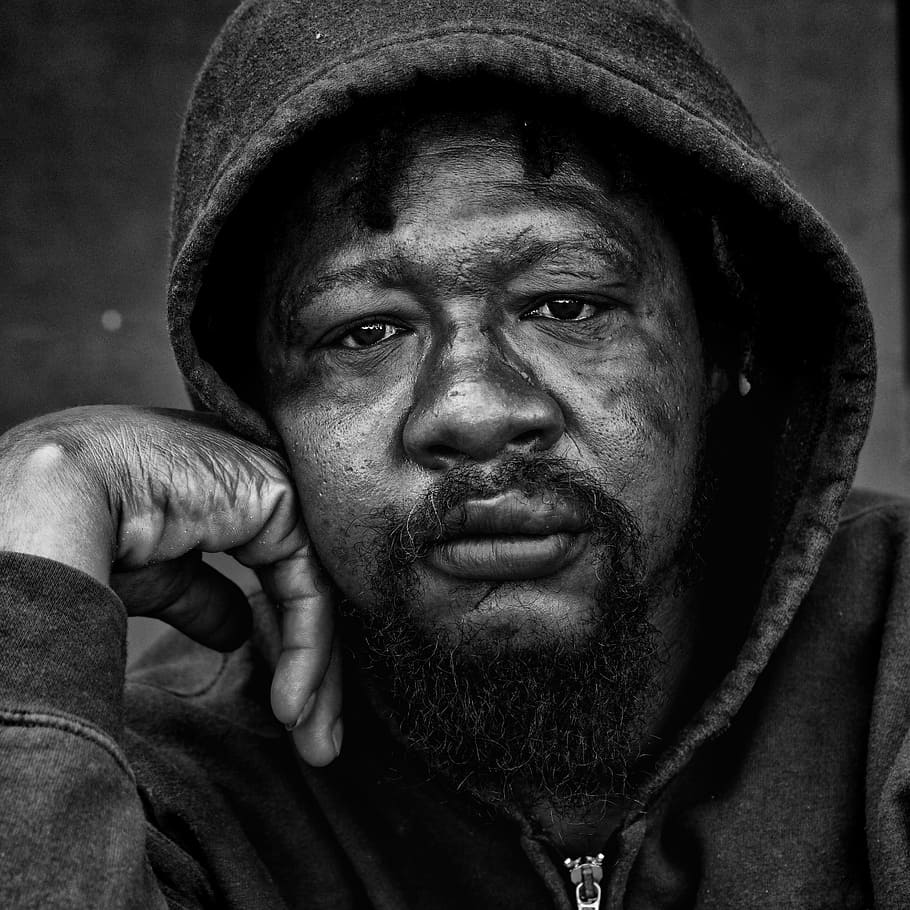
#> input picture pria/vision/data/buenaresolucion.png, 910 x 910 px
$ jupyter execute Operaciones_basicas_con_imagenes.ipynb
#> lines starting #> are read from the running program, lines starting #| are printed output that depends on the picture
<table align="left">
  <td>
    <a href="https://colab.research.google.com/drive/1c2NOMFBvEJnrwEHkJKttmXGE2NE7a1RP" target="_parent"></a>
  </td>
</table>

---

# **Licencia**

**Autor**: Juan Francisco Puentes Calvo

**Licencia**: GPL v3 (https://www.gnu.org/licenses/gpl-3.0.html)

# **Reconocimientos**

* Ninguno, por ahora.

---

## Lectura de imagen y mostrar una parte con un zoom

[cell 1]
# prompt: Genera el python el código para leer una imagen desde una url, mostrarla por completo con un tamaño limitado y mostrar un "zoom" de una región específica en donde se puedan ver los pixels.

import matplotlib.pyplot as plt
import matplotlib.image as mpimg
import numpy as np
from PIL import Image
'''
import requests
from io import BytesIO

# URL de la imagen (Autor: Leroy_Skalstad (pixabay). )
url = "https://raw.githubusercontent.com/FranPuentes/iTI2025/main/data/buenaresolución.png"

# Obtener la imagen desde la URL
response = requests.get(url)
img = Image.open(BytesIO(response.content))
'''
img = Image.open('data/buenaresolucion.png')
#> img is the input picture: PIL image 910x910 RGB; min 0, max 255, mean 46.7

# Mostrar la imagen completa con un tamaño limitado
plt.figure(figsize=(8, 6))
plt.imshow(img)
plt.title("Imagen Completa")
plt.axis('off')
plt.show()

# Definir la región para el zoom
x1, y1 = 320, 310;
ix, iy = 100, 50;
zoom = img.crop((x1, y1, x1+ix, y1+iy))
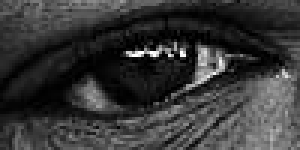
#> zoom: PIL image 100x50 RGB (shown 3 times larger); min 0, max 255, mean 54.4

# Mostrar el zoom con los píxeles visibles
plt.figure(figsize=(8, 6))
plt.imshow(zoom)
plt.title("Zoom")
plt.show()

## Histograma de una imagen

[cell 2]
# prompt: Dada una imagen dada con una url, calcula y muestra su histograma. La gráfica ha de ser sólo una línea.

import matplotlib.pyplot as plt
'''
# URL de la imagen (Autor: Leroy_Skalstad (pixabay). )
url = "https://raw.githubusercontent.com/FranPuentes/iTI2025/main/data/buenaresolución.png"

# Obtener la imagen desde la URL
response = requests.get(url)
img = Image.open(BytesIO(response.content))
'''
img = Image.open('data/buenaresolucion.png')

# Convertir la imagen a escala de grises
img_gray = img.convert('L')

# Calcular el histograma
hist = img_gray.histogram()
#> hist = 256 values, max 57670 at index 0, min 0 at index 254, mean 3234.8

# Mostrar el histograma
plt.figure(figsize=(8, 6))
plt.plot(hist)
plt.title("Histograma")
plt.xlabel("Valor de píxel")
plt.ylabel("Frecuencia")
plt.show()
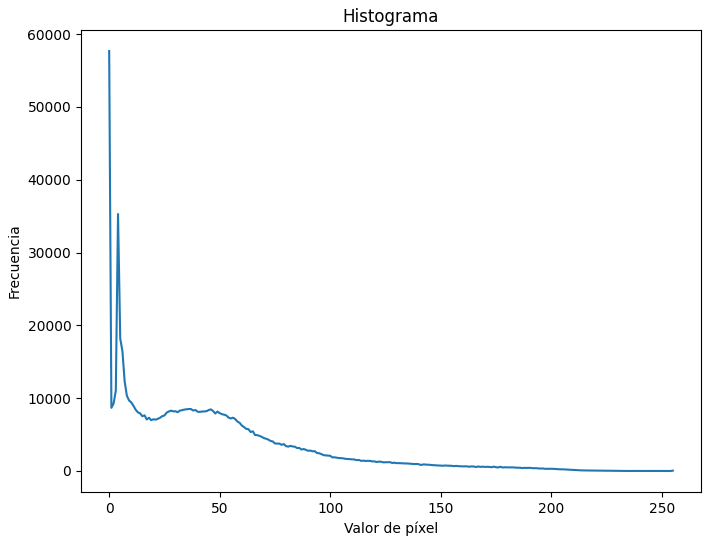
#> figure drawn by matplotlib, 1 panel; curve peaks at x = 0, y = 57670

[cell 3]
# prompt: Dada una imagen obtenida de una url, leerla y mostrarla, separar los canales RGB y mostrarlos en una fila. A cada imagen, dale el tono que le corresponde.

import matplotlib.pyplot as plt
'''
# URL de la imagen (Autor: Leroy_Skalstad (pixabay). )
url = "https://raw.githubusercontent.com/FranPuentes/iTI2025/main/data/rgb.png"

# Obtener la imagen desde la URL
response = requests.get(url)
img = Image.open(BytesIO(response.content))
'''
img = Image.open('data/rgb.png')
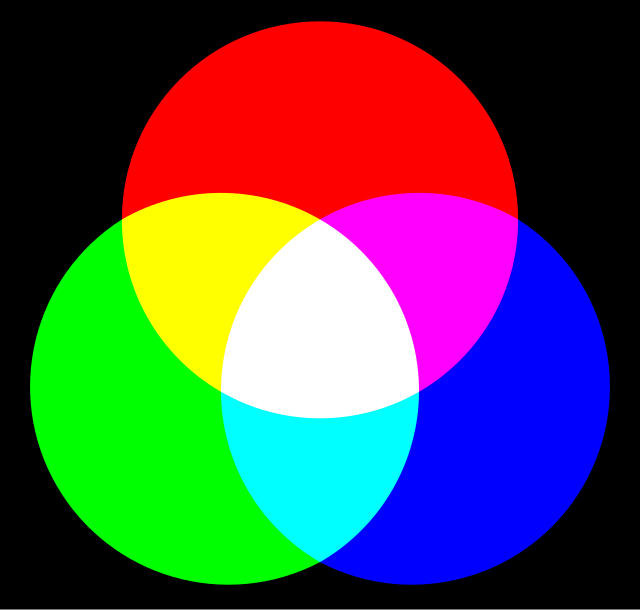
#> input picture pria/vision/data/rgb.png, 640 x 610 px
#> img is the input picture: PIL image 640x610 RGBA; mean R, G, B, A 80.7, 78.3, 78.3, 254.8
img = img.convert('RGB')
#> img: PIL image 640x610 RGB

# Mostrar la imagen completa con un tamaño limitado
plt.figure(figsize=(8, 6))
plt.imshow(img)
plt.title("Imagen Completa")
plt.axis('off')
plt.show()

# Separar los canales RGB
r, g, b = img.split()
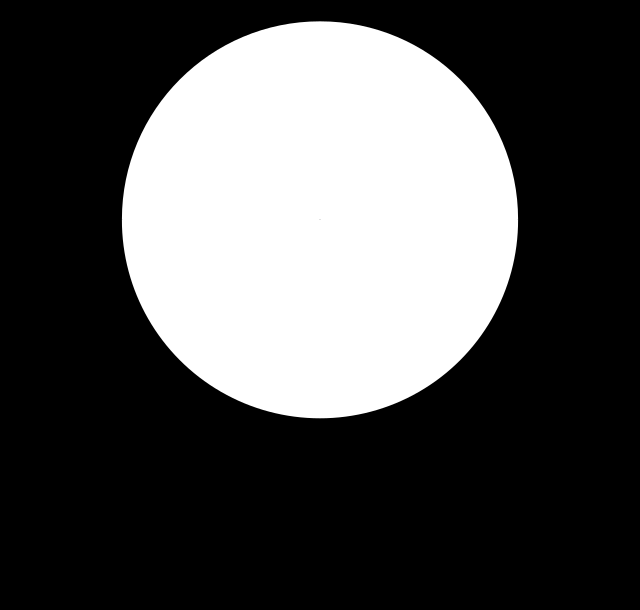
#> r: PIL image 640x610 L; min 0, max 255, mean 80.7
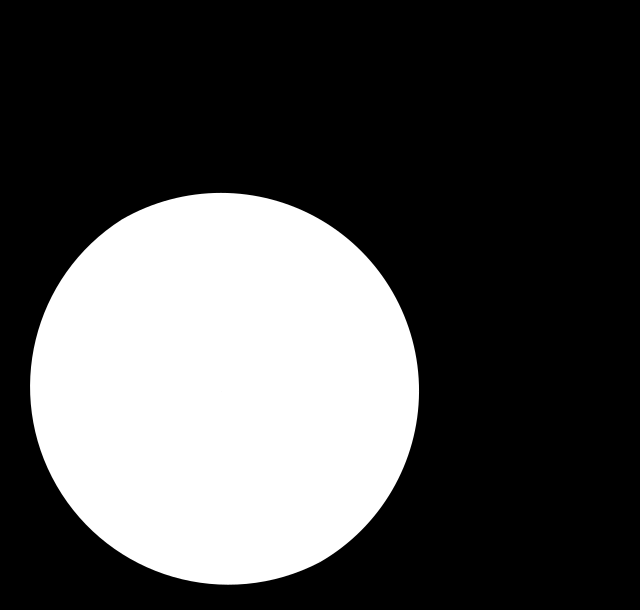
#> g: PIL image 640x610 L; min 0, max 255, mean 78.3
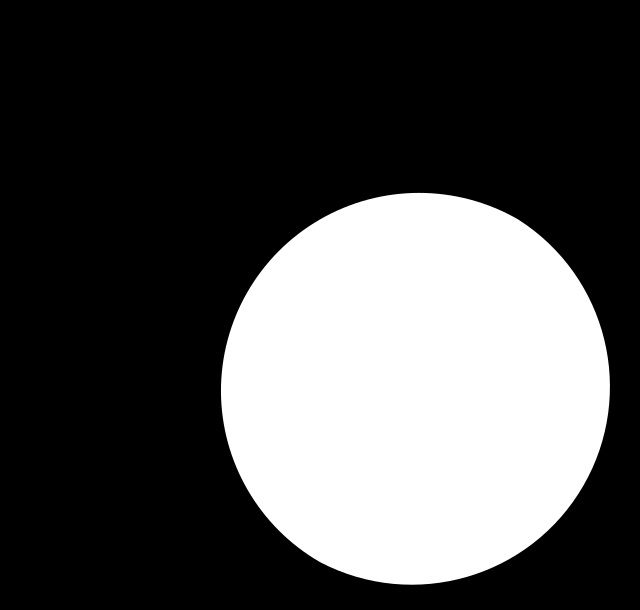
#> b: PIL image 640x610 L; min 0, max 255, mean 78.3

# Crear una figura con tres subplots
fig, axes = plt.subplots(1, 3, figsize=(15, 5))

# Mostrar cada canal con su respectivo tono
axes[0].imshow(r, cmap='Reds')
axes[0].set_title("Canal Rojo")
axes[0].axis('off')

axes[1].imshow(g, cmap='Greens')
axes[1].set_title("Canal Verde")
axes[1].axis('off')

axes[2].imshow(b, cmap='Blues')
axes[2].set_title("Canal Azul")
axes[2].axis('off')

plt.show()

## Convolución: detección de bordes.

[cell 4]
from PIL import ImageFilter
img = Image.open('data/joven.png')
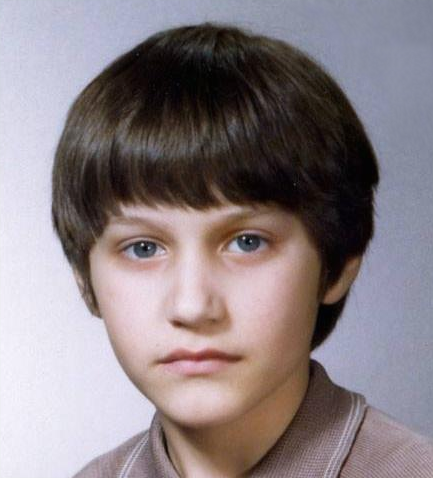
#> input picture pria/vision/data/joven.png, 433 x 478 px
#> img is the input picture: PIL image 433x478 RGB; mean R, G, B 138.7, 128.4, 132.8
if img.mode != "L":
    img_gray = img.convert('L')
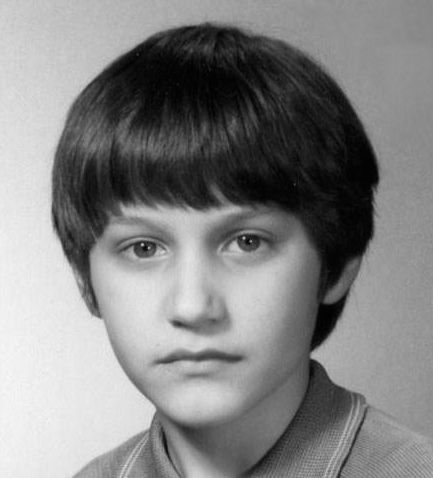
#> img_gray: PIL image 433x478 L; min 2, max 248, mean 132.1
else:
    img_gray = img
edges = img_gray.filter(ImageFilter.FIND_EDGES)
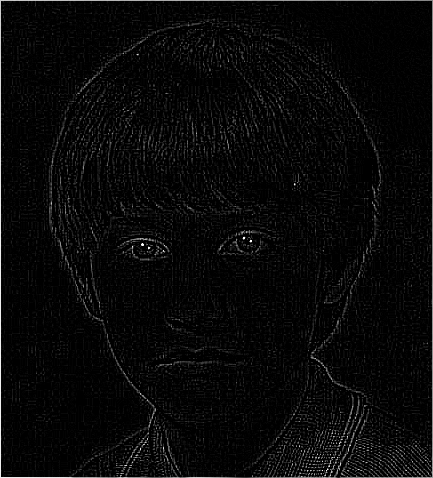
#> edges: PIL image 433x478 L; min 0, max 255, mean 8.8
edges2 = img_gray.filter(ImageFilter.Kernel((3, 3), (-1, -1, -1, -1, 8,
                                               -1, -1, -1, -1), 1, 0))

# Mostrar la imagen original y la imagen con bordes detectados
fig, axes = plt.subplots(1, 3, figsize=(10, 5))
axes[0].imshow(img, cmap=plt.cm.gray)
axes[0].set_title('Imagen Original')

axes[1].imshow(edges, cmap=plt.cm.gray)
axes[1].set_title('Bordes Detectados')

axes[2].imshow(edges2, cmap=plt.cm.gray)
axes[2].set_title('Bordes Detectados')

for ax in axes:
  ax.axis('off')

plt.show()
